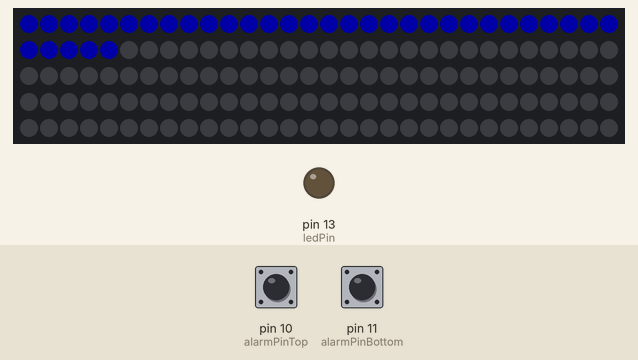
A sketch run on a simulated Arduino Uno, built with avr-gcc and run on an emulated ATmega328P. Parts: 150 RGB LEDs in strip order, left to right, continuing on the next row, output pins drawn as LEDs (lit = HIGH). The inputs (shaded band) are chosen by the test bench; at power-on: pin 10 (alarmPinTop) HIGH, pin 11 (alarmPinBottom) HIGH. Dim RGB values are drawn brighter than linear; what the sketch prints to the serial monitor is not drawn.

Above: at 2.17 s.

The sketch:

Stair_LED_Final_2.ino
```cpp
// Edit by Serge Niko June 2015

#include <Adafruit_NeoPixel.h>

#define PIN 6

// Parameter 1 = number of pixels in strip
// Parameter 2 = Arduino pin number (most are valid)
// Parameter 3 = pixel type flags, add together as needed:
//   NEO_KHZ800  800 KHz bitstream (most NeoPixel products w/WS2812 LEDs)
//   NEO_KHZ400  400 KHz (classic 'v1' (not v2) FLORA pixels, WS2811 drivers)
//   NEO_GRB     Pixels are wired for GRB bitstream (most NeoPixel products)
//   NEO_RGB     Pixels are wired for RGB bitstream (v1 FLORA pixels, not v2)

Adafruit_NeoPixel strip = Adafruit_NeoPixel(150, PIN, NEO_GRB + NEO_KHZ800);

// IMPORTANT: To reduce NeoPixel burnout risk, add 1000 uF capacitor across
// pixel power leads, add 300 - 500 Ohm resistor on first pixel's data input
// and minimize distance between Arduino and first pixel.  Avoid connecting
// on a live circuit...if you must, connect GND first.

// Set up Variables
 unsigned long timeOut=60000; // timestamp to remember when the PIR was triggered.
 int downUp = 0;              // variable to rememer the direction of travel up or down the stairs
 int alarmPinTop = 10;        // PIR at the top of the stairs
 int alarmPinBottom =11;      // PIR at the bottom of the stairs
 int alarmValueTop = LOW;    // Variable to hold the PIR status
 int alarmValueBottom = LOW; // Variable to hold the PIR status
 int ledPin = 13;           // LED on the arduino board flashes when PIR activated
 int LDRSensor = A0;        // Light dependant resistor
 int LDRValue = 0;          // Variable to hold the LDR value
 int colourArray[350];      // An array to hold RGB values
 int change = 1;            // used in 'breathing' the LED's
 int breathe = 0;           // used in 'breathing' the LED's


void setup() {
   strip.begin();
   strip.setBrightness(40); //adjust brightness here
   strip.show(); // Initialize all pixels to 'off'
   Serial.begin (9600);  // only requred for debugging
   pinMode(ledPin, OUTPUT);  // initilise the onboard pin 13 LED as an indicator
   pinMode(alarmPinTop, INPUT_PULLUP);     // for PIR at top of stairs initialise the input pin and use the internal restistor
   pinMode(alarmPinBottom, INPUT_PULLUP);  // for PIR at bottom of stairs initialise the input pin and use the internal restistor
   delay (2000); // it takes the sensor 2 seconds to scan the area around it before it can
   //detect infrared presence.

}

 void loop() {

    if (timeOut+15700 < millis()) {        // idle state - 'breathe' the top and bottom LED to show program is looping
//       uint32_t blue = (0, 0, breathe);
//       breathe = breathe + change;
//       strip.setPixelColor(0, blue);
//       strip.setPixelColor(34, blue);
//       strip.setPixelColor(35, blue);
//       strip.setPixelColor(69, blue);
//       strip.setPixelColor(70, blue);
//       strip.setPixelColor(104, blue);
//       strip.setPixelColor(105, blue);
//       strip.setPixelColor(139, blue);
 //      strip.setPixelColor(140, blue);
 //      strip.setPixelColor(174, blue);
//       strip.setPixelColor(175, blue);
//       strip.setPixelColor(209, blue);
 //      strip.setPixelColor(210, blue);
   //    strip.setPixelColor(244, blue);
     //  strip.setPixelColor(245, blue);
   //    strip.setPixelColor(279, blue);
  //     strip.setPixelColor(280, blue);
  //     strip.setPixelColor(314, blue);
  //     strip.setPixelColor(315, blue);
  //     strip.setPixelColor(349, blue);
  //     strip.setPixelColor(350, blue);
 //      strip.setPixelColor(384, blue);
 //      strip.setPixelColor(385, blue);
  //     strip.setPixelColor(419, blue);
 //      strip.setPixelColor(420, blue);
 //      strip.setPixelColor(454, blue);
 //      strip.setPixelColor(455, blue);
 //      strip.setPixelColor(489, blue);
 //      strip.setPixelColor(490, blue);
 //      strip.setPixelColor(524, blue);
  //     strip.show();
  //     if (breathe == 100 || breathe == 0) change = -change;      // breathe the LED from 0 = off to 100 = fairly bright
  //     if (breathe == 100 || breathe == 0); delay (100);           // Pause at beginning and end of each breath
  //     delay(10);


  }

    alarmValueTop = digitalRead(alarmPinTop);    // Constantly poll the PIR at the top of the stairs
    //Serial.println(alarmPinTop);
    alarmValueBottom = digitalRead(alarmPinBottom);  // Constantly poll the PIR at the bottom of the stairs
    //Serial.println(alarmPinBottom);

    if (alarmValueTop == HIGH && downUp != 2)  {      // the 2nd term allows timeOut to be contantly reset if one lingers at the top of the stairs before decending but will not allow the bottom PIR to reset timeOut as you decend past it.
      timeOut=millis();  // Timestamp when the PIR is triggered.  The LED cycle wil then start.
      downUp = 1;
      //clearStrip();
      topdown();         // lights up the strip from top down
    }

    if (alarmValueBottom == HIGH && downUp != 1)  {    // the 2nd term allows timeOut to be contantly reset if one lingers at the bottom of the stairs before decending but will not allow the top PIR to reset timeOut as you decend past it.
      timeOut=millis();    // Timestamp when the PIR is triggered.  The LED cycle wil then start.
      downUp = 2;
      //clearStrip();
      bottomup();         // lights up the strip from bottom up
    }

    if (timeOut+10000 < millis() && timeOut+15000 < millis()) {    //switch off LED's in the direction of travel.
       if (downUp == 1) {
          colourWipeDown(strip.Color(0, 0, 0), 100); // Off
       }
       if (downUp == 2)  {
        colourWipeUp(strip.Color(0, 0, 0), 100);   // Off
       }
      downUp = 0;

    }


}

 void topdown() {
    Serial.println ("detected top");                  // Helpful debug message
    colourWipeDown(strip.Color(0, 0, 250), 25 );  // Warm White
    //for(int i=0; i<3; i++) {                        // Helpful debug indication flashes led on Arduino board twice
      //digitalWrite(ledPin,HIGH);
      delay(10000);
      //digitalWrite(ledPin,LOW);
      //delay(200);
    //}
 }


 void bottomup() {
    Serial.println ("detected bottom");            // Helpful debug message
    colourWipeUp(strip.Color(0, 0, 250), 25);  // Warm White
    //for(int i=0; i<3; i++) {                     // Helpful debug indication flashes led on Arduino board twice
      //digitalWrite(ledPin,HIGH);
      delay(10000);
      //digitalWrite(ledPin,LOW);
      //delay(200);
    //}
  }

 // Fade light each step strip
 void colourWipeDown(uint32_t c, uint16_t wait) {

  for (uint16_t j = 0; j < 15; j++){
  int start = strip.numPixels()/15 *j;
  Serial.println(j);

        for (uint16_t i = start; i < start + 35; i++){
  	strip.setPixelColor(i, c);
        }
     	strip.show();
  delay(wait);
  }

 }


void clearStrip(){
  for (int l=0; l<strip.numPixels(); l++){
    strip.setPixelColor(l, (0,0,0));
  }

}
 // Fade light each step strip
 void colourWipeUp(uint32_t c, uint16_t wait) {
   for (uint16_t j = 15; j > 0; j--){
   int start = strip.numPixels()/15 *j;
   Serial.println(j);
      //start = start-1;
          for (uint16_t i = start; i > start - 35; i--){
    	    strip.setPixelColor(i-1, c);
         }
          strip.show();
  delay(wait);
  }

 }
```
